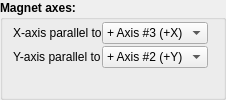
    <widget class="QGroupBox" name="magnetaxes_gb">
     <property name="sizePolicy">
      <sizepolicy hsizetype="Preferred" vsizetype="Preferred">
       <horstretch>0</horstretch>
       <verstretch>0</verstretch>
      </sizepolicy>
     </property>
     <property name="font">
      <font>
       <weight>75</weight>
       <bold>true</bold>
      </font>
     </property>
     <property name="title">
      <string>Magnet axes:</string>
     </property>
     <layout class="QFormLayout" name="formLayout_13">
      <property name="fieldGrowthPolicy">
       <enum>QFormLayout::AllNonFixedFieldsGrow</enum>
      </property>
      <property name="horizontalSpacing">
       <number>0</number>
      </property>
      <property name="verticalSpacing">
       <number>2</number>
      </property>
      <property name="leftMargin">
       <number>10</number>
      </property>
      <property name="topMargin">
       <number>2</number>
      </property>
      <property name="rightMargin">
       <number>15</number>
      </property>
      <property name="bottomMargin">
       <number>2</number>
      </property>
      <item row="0" column="1">
       <widget class="QComboBox" name="magnet_x_axis_cmb">
        <property name="font">
         <font>
          <weight>50</weight>
          <bold>false</bold>
         </font>
        </property>
        <item>
         <property name="text">
          <string>+ Axis #3 (+X)</string>
         </property>
        </item>
        <item>
         <property name="text">
          <string>- Axis #3 (- X)</string>
         </property>
        </item>
        <item>
         <property name="text">
          <string>+ Axis #2 (+Y)</string>
         </property>
        </item>
        <item>
         <property name="text">
          <string>- Axis #2 (- Y)</string>
         </property>
        </item>
        <item>
         <property name="text">
          <string>+ Axis #1 (+Z)</string>
         </property>
        </item>
        <item>
         <property name="text">
          <string>- Axis #1 (- Z)</string>
         </property>
        </item>
       </widget>
      </item>
      <item row="1" column="0">
       <widget class="QLabel" name="label_16">
        <property name="font">
         <font>
          <weight>50</weight>
          <bold>false</bold>
         </font>
        </property>
        <property name="text">
         <string>Y-axis parallel to</string>
        </property>
       </widget>
      </item>
      <item row="1" column="1">
       <widget class="QComboBox" name="magnet_y_axis_cmb">
        <property name="font">
         <font>
          <weight>50</weight>
          <bold>false</bold>
         </font>
        </property>
        <property name="currentIndex">
         <number>2</number>
        </property>
        <item>
         <property name="text">
          <string>+ Axis #3 (+X)</string>
         </property>
        </item>
        <item>
         <property name="text">
          <string>-  Axis #3 (- X)</string>
         </property>
        </item>
        <item>
         <property name="text">
          <string>+ Axis #2 (+Y)</string>
         </property>
        </item>
        <item>
         <property name="text">
          <string>-  Axis #2 (- Y)</string>
         </property>
        </item>
        <item>
         <property name="text">
          <string>+ Axis #1 (+Z) </string>
         </property>
        </item>
        <item>
         <property name="text">
          <string>-  Axis #1 (- Z)</string>
         </property>
        </item>
       </widget>
      </item>
      <item row="0" column="0">
       <widget class="QLabel" name="label_15">
        <property name="font">
         <font>
          <weight>50</weight>
          <bold>false</bold>
         </font>
        </property>
        <property name="text">
         <string>X-axis parallel to</string>
        </property>
       </widget>
      </item>
     </layout>
    </widget>
